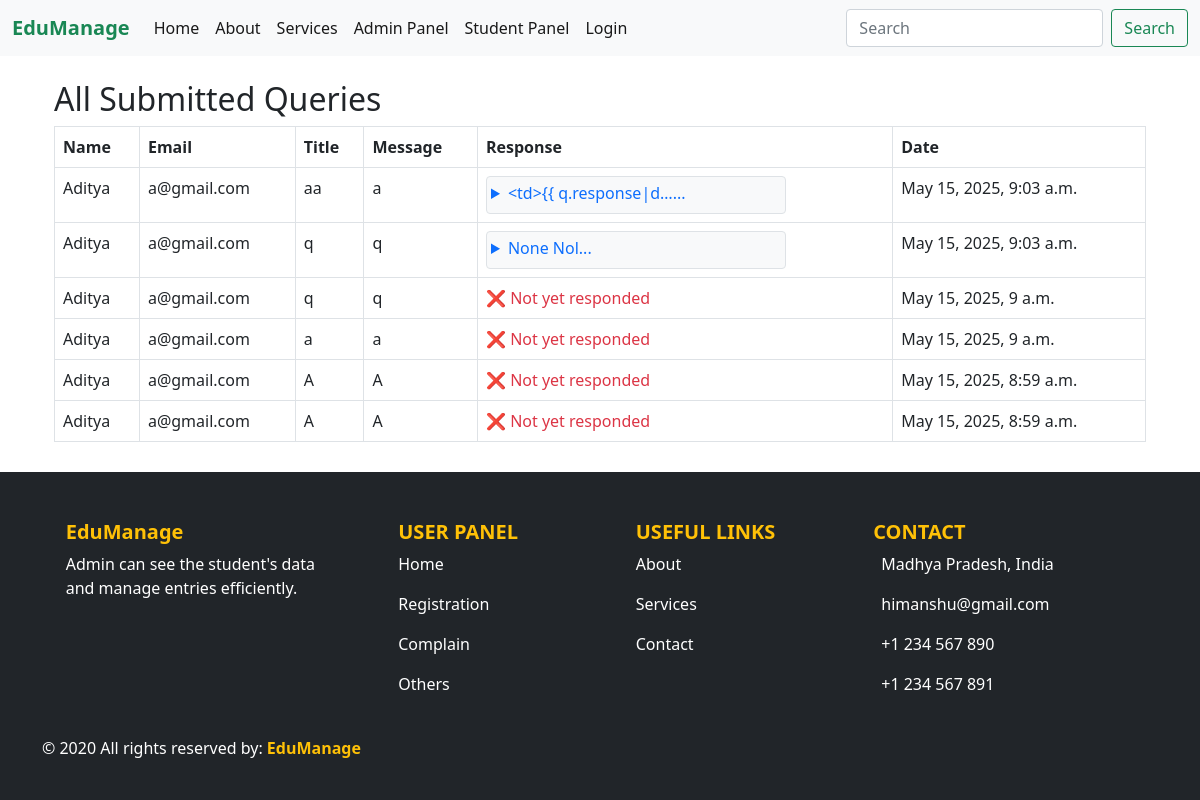
The page /stuallquery/ on the database its author committed.
### app/models.py (models this page shows, shortened)
class StuQuery(models.Model):
    stuname = models.CharField(max_length=100)
    stuemail = models.EmailField()
    title = models.CharField(max_length=255)
    message = models.TextField()
    response = models.TextField(blank=True, null=True)
    created_at = models.DateTimeField(auto_now_add=True)

### app/views.py (the view)
# urls.py: path('stuallquery/', views.stuallquery, name='stuallquery'),
def stuallquery(request):
    queries = StuQuery.objects.all().order_by('-created_at')
    return render(request, 'stuallquery.html', {'queries': queries})

### app/templates/stuallquery.html (shortened to what this page needs)
{% extends "base.html" %}
{% block content %}
<div class="container mt-4">
  <h2>All Submitted Queries</h2>
  <table class="table table-bordered">
<thead>
  <tr>
    <th>Name</th>
    <th>Email</th>
    <th>Title</th>
    <th>Message</th>
    <th>Response</th>
    <th>Date</th>
  </tr>
</thead>
<tbody>
  {% for query in queries %}
  <tr>
    <td>{{ query.stuname }}</td>
    <td>{{ query.stuemail }}</td>
    <td>{{ query.title }}</td>
    <td>{{ query.message }}</td>
    <td>
      {% if query.response %}
    <details class="bg-light p-1 rounded border" style="width: 300px;">
  <summary class="text-primary fw-semibold mb-1" style="cursor: pointer;">
    {{ query.response|truncatechars:20 }}...
  </summary>
</details>
      {% else %}
      <span class="text-danger">❌ Not yet responded</span>
      {% endif %}
    </td>
    <td>{{ query.created_at }}</td>
  </tr>
  {% empty %}
  <tr>
    <td colspan="6">No queries found.</td>
  </tr>
  {% endfor %}
</tbody>
  </table>
</div>
{% endblock %}

### app/static/css/style.css (style rules this page uses)
body { display: flex; flex-direction: column; min-height: 100vh; }

### rows shown on the page
StuQuery: stuname "Aditya", stuemail "a@gmail.com", title "aa", message "a", response "<td>{{ q.response|d…", created_at "May 15, 2025, 9:03 a.m."
StuQuery: stuname "Aditya", stuemail "a@gmail.com", title "q", message "q", response "None Nol", created_at "May 15, 2025, 9:03 a.m."
StuQuery: stuname "Aditya", stuemail "a@gmail.com", title "q", message "q", shows "❌ Not yet responded", created_at "May 15, 2025, 9 a.m."
StuQuery: stuname "Aditya", stuemail "a@gmail.com", title "a", message "a", shows "❌ Not yet responded", created_at "May 15, 2025, 9 a.m."
StuQuery: stuname "Aditya", stuemail "a@gmail.com", title "A", message "A", shows "❌ Not yet responded", created_at "May 15, 2025, 8:59 a.m."
StuQuery: stuname "Aditya", stuemail "a@gmail.com", title "A", message "A", shows "❌ Not yet responded", created_at "May 15, 2025, 8:59 a.m."
